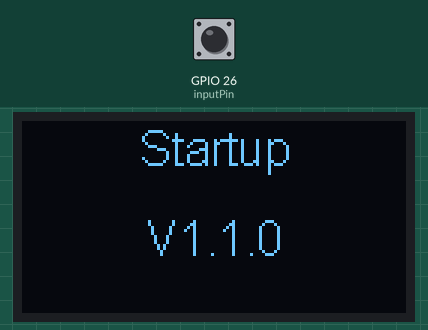
Bench run of a sketch on a simulated ESP32. Parts: 128×64 one-colour display. The inputs (shaded band) are chosen by the test bench; at power-on: GPIO 26 (inputPin) HIGH. WiFi joins after 1.5 s; servers stay silent unless stated; no MQTT or app messages arrive unless stated; not simulated (calls return 0 or success): credentials.h; what the sketch prints to the serial monitor is not drawn.

Above: at 0.1 s.
At 1.6 s:
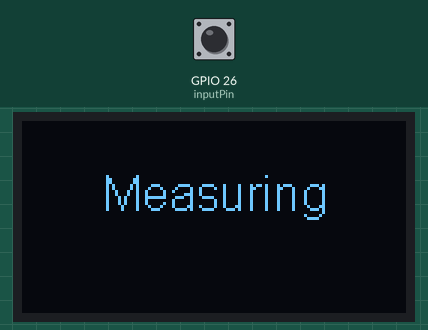
At 16.6 s:
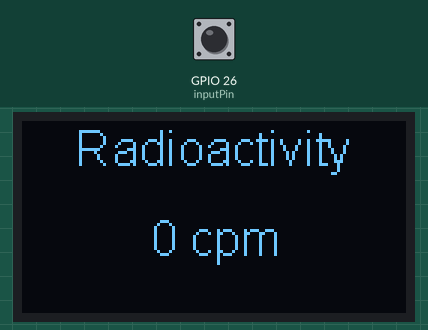

Measured:
- what the display in image 1 shows lasts 15.0 s, from 1.6 s to 16.6 s

The sketch:

gc-esp32.ino
```cpp
// (licence header left out)
#define Version "V1.1.0"
#define CONS
#define WIFI
#ifdef CONS
#define PRINT_DEBUG_MESSAGES
#endif

#include "credentials.h"
// #define mySSID ""
// #define myPASSWORD ""
// #define MQTT_HOST "mosquitto"
// #define MQTT_CLIENTID "geiger1"
// #define MQTT_TOPIC_STATUS "geiger/status"
// #define MQTT_TOPIC_CPM "geiger/cpm"
// #define MQTT_TOPIC_CPH "geiger/cph"

#ifdef WIFI
#include <WiFi.h>
WiFiClient wifiClient;
#endif

#include <PubSubClient.h>
PubSubClient mqtt;

#include <SSD1306.h>
SSD1306 display(0x3c, 5, 4);

#include <esp_task_wdt.h>

#define WIFI_TIMEOUT_DEF 30
#define PERIOD_CPM 15   // Logging period
#define PERIOD_CPH 3600 // in seconds, >60
#define WDT_TIMEOUT 10

const int inputPin = 26;

int counter_cpm = 0; // Tube events
int counter_cph = 0;
unsigned long lastEntryCPM; // Time measurement
unsigned long lastEntryCPH;
unsigned long startEntryCPM; // Time measurement
unsigned long startEntryCPH;

void IRAM_ATTR ISR_impulse()
{ // Captures count of events from Geiger counter board
    counter_cpm++;
    counter_cph++;
}

void displayInit()
{
    display.init();
    // display.flipScreenVertically();
    display.setFont(ArialMT_Plain_16);
    display.clear();
}

void displayString(String dispString, int x, int y)
{
    display.setColor(WHITE);
    display.setTextAlignment(TEXT_ALIGN_CENTER);
    display.drawString(x, y, dispString);
    display.setFont(ArialMT_Plain_16);
    display.display();
}

void software_Reset() // Restarts program from beginning but does not reset the peripherals and registers
{
    printlnSerial("resetting by software");
    displayString("Myreset", 64, 15);
    delay(1000);
    esp_restart();
}

void printStack()
{
#ifdef CONS
    char *SpStart = NULL;
    char *StackPtrAtStart = (char *)&SpStart;
    UBaseType_t watermarkStart = uxTaskGetStackHighWaterMark(NULL);
    char *StackPtrEnd = StackPtrAtStart - watermarkStart;
    Serial.printf("=== Stack info === ");
    Serial.printf("Free Stack is:  %d \r\n", (uint32_t)StackPtrAtStart - (uint32_t)StackPtrEnd);
#endif
}

void printlnSerial(String msg)
{
#ifdef CONS
    Serial.println(msg);
#endif
}
void printSerial(String msg)
{
#ifdef CONS
    Serial.print(msg);
#endif
}

void reconnect_mqtt()
{
    // Loop until we're reconnected
    while (!mqtt.connected())
    {
        Serial.print("Attempting MQTT connection...");
        // Attempt to connect
        if (mqtt.connect(MQTT_CLIENTID))
        {
            Serial.println("connected");
            // Once connected, publish an announcement...
            mqtt.publish(MQTT_TOPIC_STATUS, "online");
        }
        else
        {
            Serial.print("failed, rc=");
            Serial.print(mqtt.state());
            Serial.println(" try again in 5 seconds");
            // Wait 5 seconds before retrying
            delay(5000);
        }
    }
}

void setup()
{
    esp_task_wdt_init(WDT_TIMEOUT, true); // enable panic so ESP32 restarts
    esp_task_wdt_add(NULL);               // add current thread to WDT watch

#ifdef CONS
    Serial.begin(115200);
#endif

    printSerial("This is ");
    printlnSerial(Version);

    displayInit();
    displayString("Startup", 64, 0);
    displayString(Version, 64, 30);
    printStack();
#ifdef WIFI
    printlnSerial("Connecting to Wi-Fi");

    WiFi.begin(mySSID, myPASSWORD);

    int wifi_loops = 0;
    int wifi_timeout = WIFI_TIMEOUT_DEF;
    while (WiFi.status() != WL_CONNECTED)
    {
        wifi_loops++;
        printSerial(".");
        delay(500);
        if (wifi_loops > wifi_timeout)
            software_Reset();
    }
    printlnSerial("");
    printlnSerial("Wi-Fi Connected");
#endif

    // mqtt
    mqtt.setClient(wifiClient);
    mqtt.setServer(MQTT_HOST, 1883);

    display.clear();
    displayString("Measuring", 64, 15);
    pinMode(inputPin, INPUT); // Set pin for capturing Tube events
    printlnSerial("Defined Input Pin");
    attachInterrupt(digitalPinToInterrupt(inputPin), ISR_impulse, FALLING); // Define interrupt on falling edge
    Serial.println("Irq installed");

    startEntryCPH = lastEntryCPH = millis();
    startEntryCPM = lastEntryCPM = millis();
    printlnSerial("Initialized");
}

void loop()
{
    esp_task_wdt_reset();
#ifdef WIFI
    if (WiFi.status() != WL_CONNECTED)
        software_Reset();
#endif

    if (millis() - lastEntryCPM > (PERIOD_CPM * 1000))
    {
        printSerial("counter_cpm: ");
        printlnSerial(String(counter_cpm));

        int cpm = (60000 * counter_cpm) / (millis() - startEntryCPM);
        counter_cpm = 0;
        startEntryCPM = millis();
        lastEntryCPM += PERIOD_CPM * 1000;

        // display
        display.clear();
        displayString("Radioactivity", 64, 0);
        displayString(String(cpm) + " cpm", 64, 30);

        // mqtt
        if (!mqtt.connected())
        {
            reconnect_mqtt();
        }
        mqtt.loop();
        mqtt.publish(MQTT_TOPIC_CPM, String(cpm).c_str());

        // serial
        printSerial("cpm: ");
        printlnSerial(String(cpm));
        // printStack();
    }

    if (millis() - lastEntryCPH > (PERIOD_CPH * 1000))
    {
        printSerial("counter_cph: ");
        printlnSerial(String(counter_cph));

        int cph = (int)(((float)3600000 * (float)counter_cph) / (float)(millis() - startEntryCPH));
        counter_cph = 0;
        startEntryCPH = millis();
        lastEntryCPH += PERIOD_CPH * 1000;

        // mqtt
        if (!mqtt.connected())
        {
            reconnect_mqtt();
        }
        mqtt.loop();
        mqtt.publish(MQTT_TOPIC_CPH, String(cph).c_str());

        printSerial("Average cph: ");
        printlnSerial(String(cph));
    };

    delay(50);
}
```
